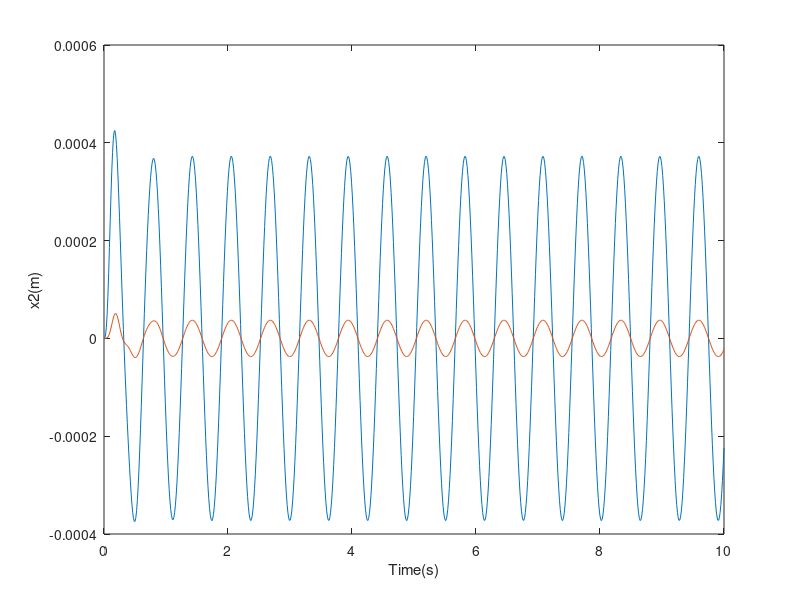

This chart was generated by the following MATLAB code:
m1 = 10;   %Mass1(kg)
m2 = 100;  %Mass2(kg)
c1 = 100;
c2 = 1000;
k1 = 10000;
k2 = 100000;
fun = @(t,y)[y(3); y(4); (3*sin(10*t)+k1*y(2)+c1*y(4)-k1*y(1)-c1*y(3))/m1; (k1*y(1)+c1*y(3)-(k1+k2)*y(2)-(c1+c2)*y(4))/m2]
tspan = linspace(0, 10, 800);
[t,Y] = ode45(fun,tspan,[0;0;0;0]);
plot(t,Y(:,1));
xlabel('Time(s)');ylabel('x1(m)');
hold on;
plot(t,Y(:,2));
xlabel('Time(s)');ylabel('x2(m)');
hold off;
